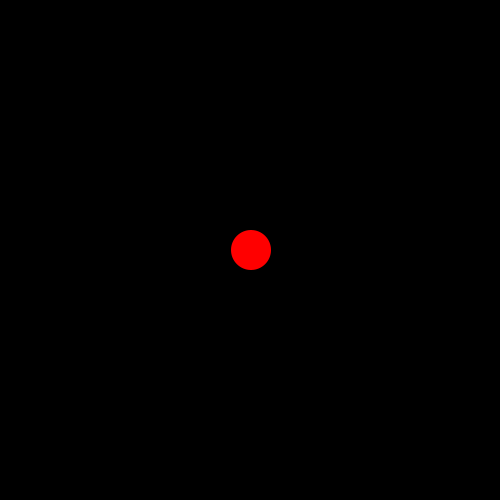
Frame 1 (no input)
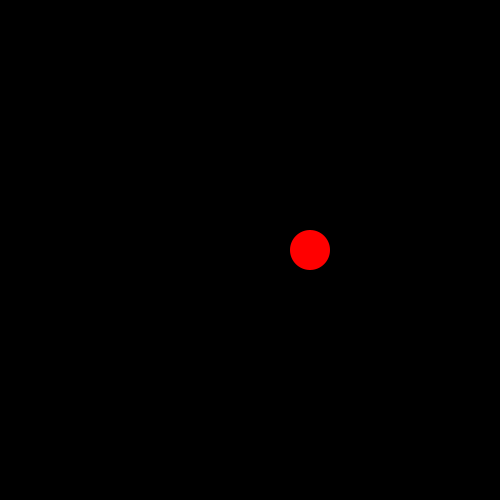
Frame 60 (the mouse pressed at the canvas centre just before this capture)
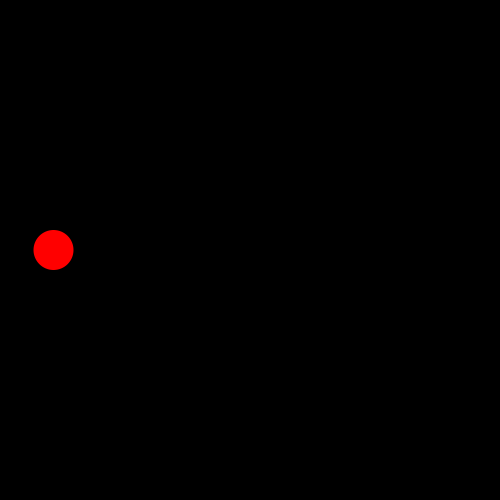
Frame 120 (the mouse held since frame 60 and released just before this capture)

The Processing sketch that drew these frames (run headless with seeded random() and noise(); from frame 60 on, the mouse is pressed at the canvas centre):

// Processing sketch: sketch_191030c
// ── sketch_191030c.pde
float posX;
float posY;
float speedX;
int diameter;

void setup(){
  size(500,500);
  posX = width/2;
  posY = height/2;
  diameter = 40;
  speedX = 1;
}

void draw(){
  background(0);
  noStroke();
  
  //座標の更新
  posX = posX + speedX;
  if(posX > width + diameter){
    posX = -diameter;
  }
  println(mouseY);
  //map関数 0~500の値を0~10に変換する
  speedX = map(mouseY,0,500,1,10);
  
  //図形の描画
  fill(255,0,0);
  ellipse(posX,posY,diameter,diameter);
}
